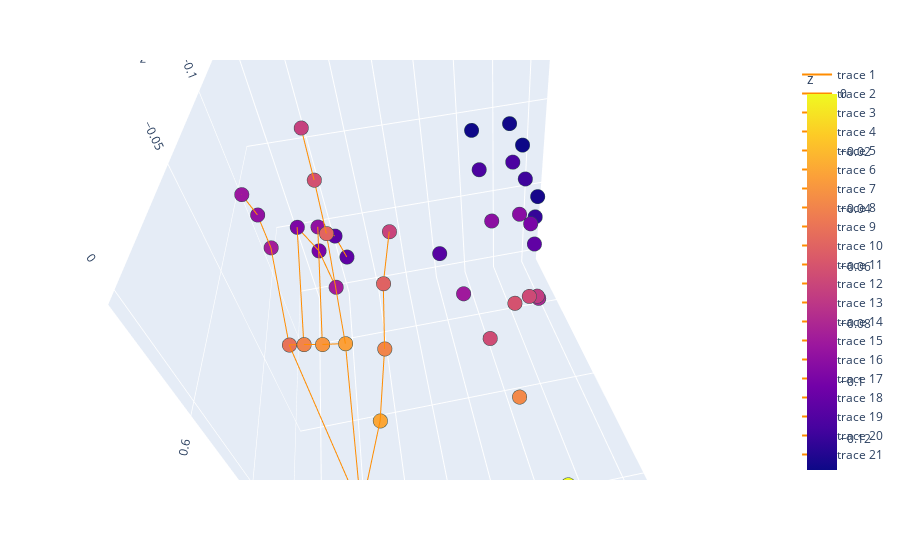

This figure's notebook cell:
### Code cell
import cv2
import math
import numpy as np
import plotly.express as px
import pandas as pd
from pathlib import Path
import mediapipe as mp

# Define the path to the captured image
image_path = r"C:\Users\Owner\captured_image.jpg"

# Read the image with OpenCV.
image = cv2.imread(image_path)

mp_hands = mp.solutions.hands
mp_drawing = mp.solutions.drawing_utils

# Run MediaPipe Hands
with mp_hands.Hands(
    static_image_mode=True, min_detection_confidence=0.5, min_tracking_confidence=0.5
) as hands:
    results_hands = hands.process(cv2.cvtColor(image, cv2.COLOR_BGR2RGB))

    # Get hand landmarks
    landmarks_hands = []
    for hand_landmarks in results_hands.multi_hand_landmarks:
        landmarks_hands.extend(list(hand_landmarks.landmark))

# Extract x, y, z coordinates of the hand landmarks
x = [landmark.x for landmark in landmarks_hands]
y = [landmark.y for landmark in landmarks_hands]
z = [landmark.z for landmark in landmarks_hands]

# Define connections between the hand landmarks
connections_hands = list(mp_hands.HAND_CONNECTIONS)

# Create a DataFrame with the hand landmark coordinates
data = {'x': x, 'y': y, 'z': z}
df = pd.DataFrame(data)

# Plot the hand landmarks in a 3D scatter plot using Plotly Express
fig = px.scatter_3d(df, x='x', y='y', z='z', color='z', size_max=10)

# Add connections between the hand landmarks
for connection in connections_hands:
    start_index, end_index = connection
    start_x, start_y, start_z = x[start_index], y[start_index], z[start_index]
    end_x, end_y, end_z = x[end_index], y[end_index], z[end_index]
    fig.add_scatter3d(x=[start_x, end_x], y=[start_y, end_y], z=[start_z, end_z], mode='lines', line=dict(color='darkorange', width=2))

fig.update_traces(marker=dict(size=5, line=dict(width=2, color='DarkSlateGrey')), selector=dict(mode='markers'))
fig.update_layout(scene=dict(aspectratio=dict(x=1, y=1, z=1)))
fig.show()

### Figure 1 — Plotly figure (JSON) as saved in the notebook; plotly's stock layout.template omitted (floating-point values rounded to 4 significant figures)
{"data": [{"hovertemplate": "x=%{x}<br>y=%{y}<br>z=%{marker.color}<extra></extra>", "legendgroup": "", "marker": {"color": [-4.311e-07, -0.02667, -0.03907, -0.05328, -0.06663, -0.02888, -0.05221, -0.06124, -0.0683, -0.03272, -0.09088, -0.1087, -0.1081, -0.03924, -0.09774, -0.0997, -0.085, -0.04676, -0.08423, -0.09089, -0.08754, 5.676e-07, -0.0376, -0.06337, -0.08613, -0.1107, -0.0605, -0.09269, -0.1144, -0.1303, -0.0642, -0.09389, -0.1148, -0.1298, -0.07048, -0.09936, -0.1182, -0.1308, -0.0794, -0.1077, -0.1207, -0.1282], "coloraxis": "coloraxis", "line": {"color": "DarkSlateGrey", "width": 2}, "size": 5, "symbol": "circle"}, "mode": "markers", "name": "", "scene": "scene", "showlegend": false, "type": "scatter3d", "x": [0.7913, 0.7252, 0.6848, 0.6625, 0.6309, 0.7498, 0.7473, 0.7496, 0.7526, 0.7968, 0.7958, 0.7762, 0.7591, 0.8415, 0.8509, 0.8192, 0.7898, 0.8841, 0.9069, 0.9193, 0.9296, 0.3342, 0.383, 0.4196, 0.4601, 0.4984, 0.3606, 0.3692, 0.3696, 0.3666, 0.3169, 0.2937, 0.2777, 0.2625, 0.2819, 0.2509, 0.2343, 0.2219, 0.257, 0.2183, 0.1933, 0.1733], "y": [0.9484, 0.8933, 0.7768, 0.6931, 0.6377, 0.696, 0.5739, 0.5093, 0.4457, 0.7076, 0.6803, 0.7648, 0.8218, 0.732, 0.6944, 0.7643, 0.8088, 0.7629, 0.6866, 0.6342, 0.581, 1.017, 0.9815, 0.9325, 0.8952, 0.8671, 0.83, 0.7411, 0.6824, 0.6317, 0.8362, 0.7406, 0.6791, 0.6293, 0.8693, 0.7885, 0.7336, 0.6855, 0.9193, 0.8768, 0.8467, 0.816], "z": [-4.311e-07, -0.02667, -0.03907, -0.05328, -0.06663, -0.02888, -0.05221, -0.06124, -0.0683, -0.03272, -0.09088, -0.1087, -0.1081, -0.03924, -0.09774, -0.0997, -0.085, -0.04676, -0.08423, -0.09089, -0.08754, 5.676e-07, -0.0376, -0.06337, -0.08613, -0.1107, -0.0605, -0.09269, -0.1144, -0.1303, -0.0642, -0.09389, -0.1148, -0.1298, -0.07048, -0.09936, -0.1182, -0.1308, -0.0794, -0.1077, -0.1207, -0.1282]}, {"line": {"color": "darkorange", "width": 2}, "mode": "lines", "type": "scatter3d", "x": [0.6625, 0.6309], "y": [0.6931, 0.6377], "z": [-0.05328, -0.06663]}, {"line": {"color": "darkorange", "width": 2}, "mode": "lines", "type": "scatter3d", "x": [0.7913, 0.7498], "y": [0.9484, 0.696], "z": [-4.311e-07, -0.02888]}, {"line": {"color": "darkorange", "width": 2}, "mode": "lines", "type": "scatter3d", "x": [0.8841, 0.9069], "y": [0.7629, 0.6866], "z": [-0.04676, -0.08423]}, {"line": {"color": "darkorange", "width": 2}, "mode": "lines", "type": "scatter3d", "x": [0.7913, 0.8841], "y": [0.9484, 0.7629], "z": [-4.311e-07, -0.04676]}, {"line": {"color": "darkorange", "width": 2}, "mode": "lines", "type": "scatter3d", "x": [0.8415, 0.8509], "y": [0.732, 0.6944], "z": [-0.03924, -0.09774]}, {"line": {"color": "darkorange", "width": 2}, "mode": "lines", "type": "scatter3d", "x": [0.8415, 0.8841], "y": [0.732, 0.7629], "z": [-0.03924, -0.04676]}, {"line": {"color": "darkorange", "width": 2}, "mode": "lines", "type": "scatter3d", "x": [0.9069, 0.9193], "y": [0.6866, 0.6342], "z": [-0.08423, -0.09089]}, {"line": {"color": "darkorange", "width": 2}, "mode": "lines", "type": "scatter3d", "x": [0.7498, 0.7473], "y": [0.696, 0.5739], "z": [-0.02888, -0.05221]}, {"line": {"color": "darkorange", "width": 2}, "mode": "lines", "type": "scatter3d", "x": [0.7498, 0.7968], "y": [0.696, 0.7076], "z": [-0.02888, -0.03272]}, {"line": {"color": "darkorange", "width": 2}, "mode": "lines", "type": "scatter3d", "x": [0.8509, 0.8192], "y": [0.6944, 0.7643], "z": [-0.09774, -0.0997]}, {"line": {"color": "darkorange", "width": 2}, "mode": "lines", "type": "scatter3d", "x": [0.7913, 0.7252], "y": [0.9484, 0.8933], "z": [-4.311e-07, -0.02667]}, {"line": {"color": "darkorange", "width": 2}, "mode": "lines", "type": "scatter3d", "x": [0.7968, 0.7958], "y": [0.7076, 0.6803], "z": [-0.03272, -0.09088]}, {"line": {"color": "darkorange", "width": 2}, "mode": "lines", "type": "scatter3d", "x": [0.7252, 0.6848], "y": [0.8933, 0.7768], "z": [-0.02667, -0.03907]}, {"line": {"color": "darkorange", "width": 2}, "mode": "lines", "type": "scatter3d", "x": [0.7968, 0.8415], "y": [0.7076, 0.732], "z": [-0.03272, -0.03924]}, {"line": {"color": "darkorange", "width": 2}, "mode": "lines", "type": "scatter3d", "x": [0.7958, 0.7762], "y": [0.6803, 0.7648], "z": [-0.09088, -0.1087]}, {"line": {"color": "darkorange", "width": 2}, "mode": "lines", "type": "scatter3d", "x": [0.9193, 0.9296], "y": [0.6342, 0.581], "z": [-0.09089, -0.08754]}, {"line": {"color": "darkorange", "width": 2}, "mode": "lines", "type": "scatter3d", "x": [0.7473, 0.7496], "y": [0.5739, 0.5093], "z": [-0.05221, -0.06124]}, {"line": {"color": "darkorange", "width": 2}, "mode": "lines", "type": "scatter3d", "x": [0.8192, 0.7898], "y": [0.7643, 0.8088], "z": [-0.0997, -0.085]}, {"line": {"color": "darkorange", "width": 2}, "mode": "lines", "type": "scatter3d", "x": [0.6848, 0.6625], "y": [0.7768, 0.6931], "z": [-0.03907, -0.05328]}, {"line": {"color": "darkorange", "width": 2}, "mode": "lines", "type": "scatter3d", "x": [0.7762, 0.7591], "y": [0.7648, 0.8218], "z": [-0.1087, -0.1081]}, {"line": {"color": "darkorange", "width": 2}, "mode": "lines", "type": "scatter3d", "x": [0.7496, 0.7526], "y": [0.5093, 0.4457], "z": [-0.06124, -0.0683]}], "layout": {"autosize": true, "coloraxis": {"colorbar": {"title": {"text": "z"}}, "colorscale": [[0, "#0d0887"], [0.1111, "#46039f"], [0.2222, "#7201a8"], [0.3333, "#9c179e"], [0.4444, "#bd3786"], [0.5556, "#d8576b"], [0.6667, "#ed7953"], [0.7778, "#fb9f3a"], [0.8889, "#fdca26"], [1, "#f0f921"]]}, "dragmode": "zoom", "legend": {"tracegroupgap": 0}, "margin": {"t": 60}, "scene": {"aspectratio": {"x": 1, "y": 1, "z": 1}, "camera": {"center": {"x": 4.441e-16, "y": 2.22e-16, "z": 2.22e-16}, "eye": {"x": 0.09916, "y": -0.9705, "z": 1.063}, "projection": {"type": "perspective"}, "up": {"x": -0.1769, "y": -0.7351, "z": -0.6545}}, "domain": {"x": [0, 1], "y": [0, 1]}, "dragmode": "orbit", "xaxis": {"title": {"text": "x"}, "type": "linear"}, "yaxis": {"title": {"text": "y"}, "type": "linear"}, "zaxis": {"title": {"text": "z"}, "type": "linear"}}}}
